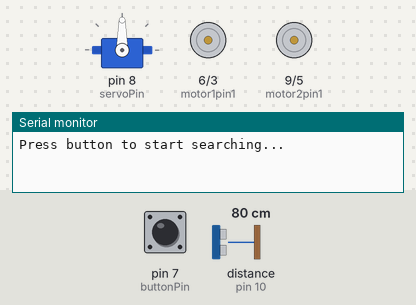
Bench run of a sketch on a simulated Arduino Uno, built with avr-gcc and run on an emulated ATmega328P. On the bench: servo, motor-driver pin pairs drawn as motors (green arrow = first pin HIGH = forward, orange = second pin HIGH = backward, longer = more drive), the last lines printed to the serial monitor. Inputs (shaded band) come from the test bench; at power-on: pin 7 (buttonPin) HIGH, distance to the obstacle (sensor on pin 10) 80 cm. The echo pulse lasts 58.3 µs per cm.

Above: at 1.2 s.
1.3 s: pin 7 (buttonPin) pulled LOW for 0.15 s
At 1.95 s:
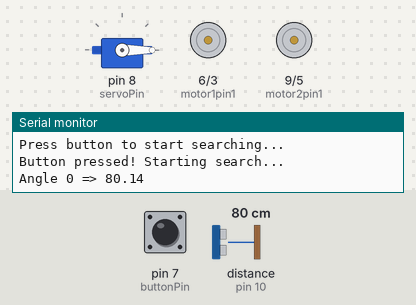
4.4 s: distance to the obstacle (sensor on pin 10) set to 7 cm
At 6.4 s:
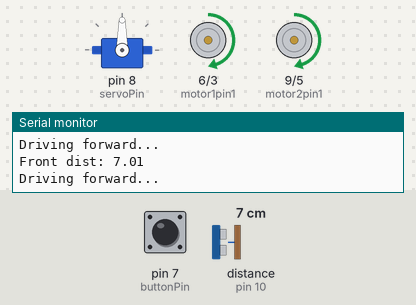
7.1 s: distance to the obstacle (sensor on pin 10) set to 4 cm
At 8.62 s:
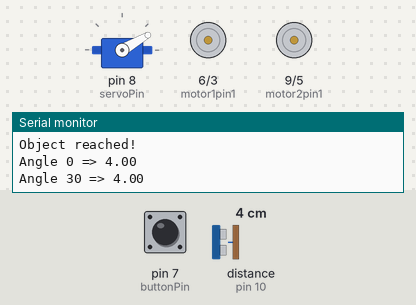
10.1 s: distance to the obstacle (sensor on pin 10) set to 60 cm
At 12.7 s:
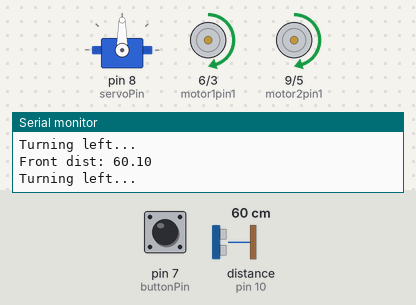
13.1 s: distance to the obstacle (sensor on pin 10) set to 2 cm
At 14.95 s:
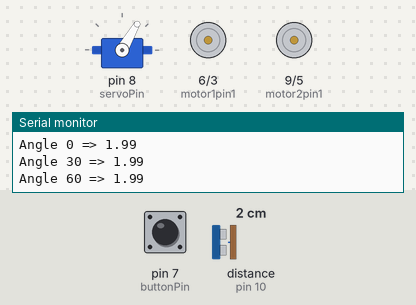
16.1 s: distance to the obstacle (sensor on pin 10) set to 9 cm
At 18.3 s:
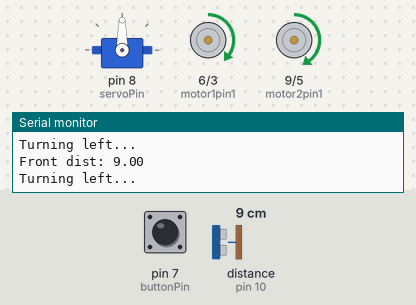
Timing chart, 0 to 19.8 s (numbered marks = the images above; inputs shaded):
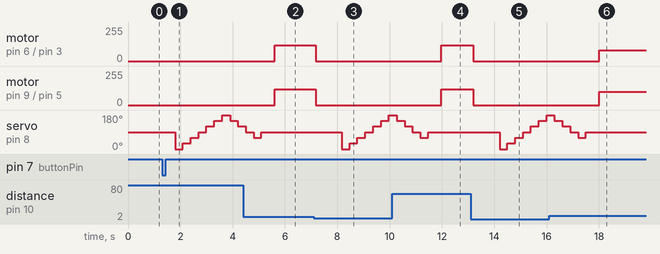

Measured:
- the behaviour switches between 6 and 5 cm on distance to the obstacle (sensor on pin 10) (found by bisection; images 2 and 3)
- after the input at 1.3 s, servo on pin 8 (servoPin): 90° → 0° after 0.50 s, → 30° 0.30 s later, → 60° 0.30 s later, → 90° 0.30 s later, … (9 changes in this stretch)
- after the input at 4.4 s, motor on pin 6 (motor1pin1) / pin 3 (motor1pin2), motor on pin 9 (motor2pin1) / pin 5 (motor2pin2): stopped → forward 120/255 after 1.2 s
- after the input at 7.1 s, motor on pin 6 (motor1pin1) / pin 3 (motor1pin2), motor on pin 9 (motor2pin1) / pin 5 (motor2pin2): forward 120/255 → stopped after 0.07 s; servo on pin 8 (servoPin): 90° → 0° after 1.1 s, → 30° 0.30 s later, → 60° 0.30 s later, → 90° 0.30 s later, … (7 changes in this stretch)
- after the input at 10.1 s, motor on pin 6 (motor1pin1) / pin 3 (motor1pin2), motor on pin 9 (motor2pin1) / pin 5 (motor2pin2): goes on until 12.0 s, then stays forward 120/255
- after the input at 13.1 s, motor on pin 6 (motor1pin1) / pin 3 (motor1pin2), motor on pin 9 (motor2pin1) / pin 5 (motor2pin2): forward 120/255 → stopped after 0.10 s; servo on pin 8 (servoPin): 90° → 0° after 1.1 s, → 30° 0.30 s later, → 60° 0.30 s later, → 90° 0.30 s later, … (7 changes in this stretch)
- after the input at 16.1 s, motor on pin 6 (motor1pin1) / pin 3 (motor1pin2): goes on until 18.0 s, then stays forward 80/255; motor on pin 9 (motor2pin1) / pin 5 (motor2pin2): goes on until 18.0 s, then stays forward 100/255

The sketch:

lab7_Arduino.ino
```cpp
#include <Servo.h>

// === PIN DEFINITIONS ===
const int motor1pin1 = 6;  // Left forward (PWM)
const int motor1pin2 = 3;  // Left backward
const int motor2pin1 = 9;  // Right forward (PWM)
const int motor2pin2 = 5;  // Right backward

const int trigFront = 13;
const int echoFront = 10;
const int servoPin = 8;
const int buttonPin = 7;

// === CONFIG ===
const int SWEEP_STEP = 30;
const unsigned long SWEEP_INTERVAL = 300;
const float STOP_DISTANCE = 5.0;     // cm distance to stop
const int SPEED_FORWARD = 120;
const int SPEED_TURN = 100;
const int SPEED_SLOW = 80;

Servo ultrasonicServo;

// === VARIABLES ===
unsigned long lastSweepTime = 0;
bool sweepForward = true;
int sweepAngle = 0;
float closestDistance = 9999;
int closestAngle = 90;
unsigned long reachedTime = 0;

enum RobotState { WAITING, SWEEPING, MOVING };
RobotState currentState = WAITING;

// === SETUP ===
void setup() {
  pinMode(motor1pin1, OUTPUT);
  pinMode(motor1pin2, OUTPUT);
  pinMode(motor2pin1, OUTPUT);
  pinMode(motor2pin2, OUTPUT);

  pinMode(trigFront, OUTPUT);
  pinMode(echoFront, INPUT);

  pinMode(buttonPin, INPUT_PULLUP);

  ultrasonicServo.attach(servoPin);
  ultrasonicServo.write(90);

  Serial.begin(9600);
  stopAll();
  Serial.println("Press button to start searching...");
}

// === LOOP ===
void loop() {
  switch (currentState) {
    case WAITING:
      stopAll();
      if (digitalRead(buttonPin) == LOW) {
        Serial.println("Button pressed! Starting search...");
        delay(500);
        currentState = SWEEPING;
      }
      break;

    case SWEEPING:
      stopAll();
      if (millis() - lastSweepTime >= SWEEP_INTERVAL) {
        lastSweepTime = millis();
        ultrasonicServo.write(sweepAngle);
        float dist = getDistanceCM(trigFront, echoFront);
        Serial.print("Angle "); Serial.print(sweepAngle);
        Serial.print(" => "); Serial.println(dist);

        if (dist > 0 && dist < closestDistance) {
          closestDistance = dist;
          closestAngle = sweepAngle;
        }

        if (sweepForward) {
          sweepAngle += SWEEP_STEP;
          if (sweepAngle >= 180) sweepForward = false;
        } else {
          sweepAngle -= SWEEP_STEP;
          if (sweepAngle <= 0) {
            sweepForward = true;
            // Finished full sweep
            Serial.print("Closest object at "); Serial.print(closestAngle);
            Serial.print(" deg, "); Serial.print(closestDistance); Serial.println(" cm");
            ultrasonicServo.write(90);
            delay(500);
            currentState = MOVING;
          }
        }
      }
      break;

    case MOVING: {
      // Turn toward object
      if (closestAngle < 70) {
        Serial.println("Turning left...");
        steerLeft();
      } else if (closestAngle > 110) {
        Serial.println("Turning right...");
        steerRight();
      } else {
        Serial.println("Driving forward...");
        driveForward(SPEED_FORWARD);
      }

      float dist = getDistanceCM(trigFront, echoFront);
      Serial.print("Front dist: "); Serial.println(dist);

      // Stop when object reached
      if (dist > 0 && dist <= STOP_DISTANCE) {
        Serial.println("Object reached!");
        stopAll();
        delay(1000);
        closestDistance = 9999;
        currentState = SWEEPING;  // Start searching again
      }
      break;
    }
  }
}

// === MOVEMENT FUNCTIONS ===
void driveForward(int speed) {
  analogWrite(motor1pin1, speed);
  digitalWrite(motor1pin2, LOW);
  analogWrite(motor2pin1, speed);
  digitalWrite(motor2pin2, LOW);
}

void steerLeft() {
  analogWrite(motor1pin1, SPEED_SLOW);
  digitalWrite(motor1pin2, LOW);
  analogWrite(motor2pin1, SPEED_TURN);
  digitalWrite(motor2pin2, LOW);
  delay(200);
}

void steerRight() {
  analogWrite(motor1pin1, SPEED_TURN);
  digitalWrite(motor1pin2, LOW);
  analogWrite(motor2pin1, SPEED_SLOW);
  digitalWrite(motor2pin2, LOW);
  delay(200);
}

void stopAll() {
  analogWrite(motor1pin1, 0);
  digitalWrite(motor1pin2, LOW);
  analogWrite(motor2pin1, 0);
  digitalWrite(motor2pin2, LOW);
}

float getDistanceCM(int trigPin, int echoPin) {
  digitalWrite(trigPin, LOW);
  delayMicroseconds(5);
  digitalWrite(trigPin, HIGH);
  delayMicroseconds(10);
  digitalWrite(trigPin, LOW);

  long duration = pulseIn(echoPin, HIGH, 30000);
  if (duration == 0) return -1;
  return (duration / 2.0) / 29.1;
}
```
